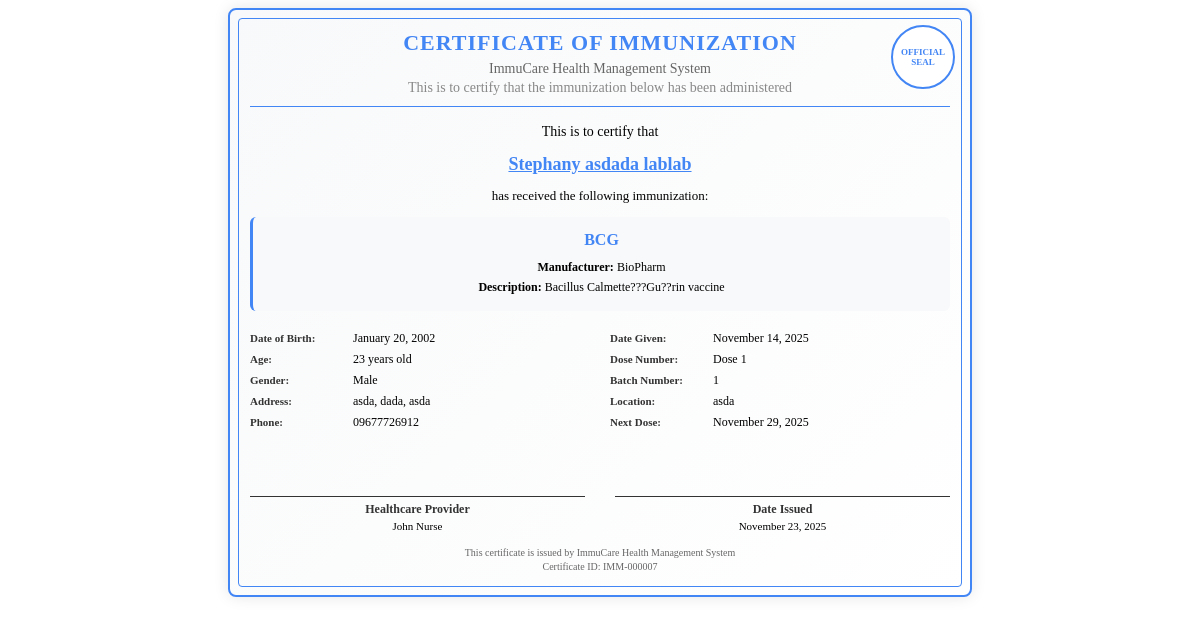
Screenshot of /get_certificate_content.php?id=7 (signed in) with the database file from the repository.
### tables this page shows
CREATE TABLE `immunizations` (
  `id` int(11) NOT NULL,
  `patient_id` int(11) NOT NULL,
  `vaccine_id` int(11) NOT NULL,
  `administered_by` int(11) NOT NULL,
  `dose_number` int(11) DEFAULT 1,
  `batch_number` varchar(50) DEFAULT NULL,
  `expiration_date` date DEFAULT NULL,
  `administered_date` datetime NOT NULL,
  `next_dose_date` date DEFAULT NULL,
  `location` varchar(100) DEFAULT NULL,
  `diagnosis` text DEFAULT NULL,
  `transaction_id` varchar(100) DEFAULT NULL,
  `transaction_number` varchar(50) DEFAULT NULL,
  `created_at` datetime NOT NULL,
  `updated_at` timestamp NOT NULL DEFAULT current_timestamp() ON UPDATE current_timestamp()
);

CREATE TABLE `patients` (
  `id` int(11) NOT NULL,
  `user_id` int(11) DEFAULT NULL,
  `first_name` varchar(50) NOT NULL,
  `middle_name` varchar(50) DEFAULT NULL,
  `last_name` varchar(50) NOT NULL,
  `date_of_birth` date NOT NULL,
  `gender` enum('male','female','other') NOT NULL,
  `blood_type` varchar(10) DEFAULT NULL COMMENT 'Patient blood type (A+, A-, B+, B-, AB+, AB-, O+, O-)',
  `purok` text NOT NULL,
  `city` varchar(100) NOT NULL,
  `province` varchar(100) NOT NULL,
  `postal_code` varchar(20) DEFAULT NULL,
  `phone_number` varchar(20) DEFAULT NULL,
  `email` varchar(255) DEFAULT NULL,
  `medical_history` text DEFAULT NULL,
  `allergies` text DEFAULT NULL,
  `diagnosis` text DEFAULT NULL COMMENT 'Patient diagnosis information',
  `created_at` datetime NOT NULL,
  `updated_at` timestamp NOT NULL DEFAULT current_timestamp() ON UPDATE current_timestamp()
);

CREATE TABLE `vaccines` (
  `id` int(11) NOT NULL,
  `name` varchar(100) NOT NULL,
  `manufacturer` varchar(100) DEFAULT NULL,
  `description` text DEFAULT NULL,
  `recommended_age` varchar(100) DEFAULT NULL,
  `doses_required` int(11) DEFAULT 1,
  `days_between_doses` int(11) DEFAULT NULL,
  `is_active` tinyint(1) DEFAULT 1,
  `created_at` datetime NOT NULL,
  `updated_at` timestamp NOT NULL DEFAULT current_timestamp() ON UPDATE current_timestamp()
);

CREATE TABLE `users` (
  `id` int(11) NOT NULL,
  `role_id` int(11) NOT NULL DEFAULT 4,
  `user_type` enum('admin','midwife','nurse','patient') NOT NULL DEFAULT 'patient',
  `name` varchar(100) NOT NULL,
  `email` varchar(100) NOT NULL,
  `phone` varchar(20) NOT NULL,
  `password` varchar(255) NOT NULL,
  `otp` varchar(6) DEFAULT NULL,
  `otp_expiry` datetime DEFAULT NULL,
  `is_active` tinyint(1) DEFAULT 1,
  `last_login` datetime NOT NULL,
  `created_at` datetime NOT NULL,
  `updated_at` timestamp NOT NULL DEFAULT current_timestamp() ON UPDATE current_timestamp()
);

### get_certificate_content.php (the view, shortened to what this page needs)
<?php
$immunization_id = (int)$_GET['id'];
$user_id = $_SESSION['user_id'];
$conn = new mysqli(DB_HOST, DB_USER, DB_PASS, DB_NAME);
$stmt = $conn->prepare("SELECT i.*, p.first_name, p.middle_name, p.last_name, p.date_of_birth, p.gender,
                        p.purok, p.city, p.province, p.phone_number, v.name as vaccine_name,
                        v.manufacturer, v.description as vaccine_description, v.recommended_age,
                        u.name as administered_by_name
                        FROM immunizations i
                        JOIN patients p ON i.patient_id = p.id
                        JOIN vaccines v ON i.vaccine_id = v.id
                        JOIN users u ON i.administered_by = u.id
                        WHERE i.id = ? AND i.administered_by = ?");
$stmt->bind_param("ii", $immunization_id, $user_id);
$stmt->execute();
$result = $stmt->get_result();
$immunization = $result->fetch_assoc();
$patient_age = date_diff(date_create($immunization['date_of_birth']), date_create('today'))->y;
?>
<div class="certificate">
    <div class="certificate-seal">
        OFFICIAL<br>SEAL
    </div>
    <div class="certificate-header">
        <div class="certificate-title">Certificate of Immunization</div>
        <div class="certificate-subtitle">ImmuCare Health Management System</div>
        <div style="font-size: 14px; color: #888;">This is to certify that the immunization below has been administered</div>
    </div>
    <div class="certificate-body">
        <p style="font-size: 14px; margin-bottom: 5px;">This is to certify that</p>
        <div class="patient-name">
            <?php echo htmlspecialchars($immunization['first_name'] . ' ' . ($immunization['middle_name'] ? $immunization['middle_name'] . ' ' : '') . $immunization['last_name']); ?>
        </div>
        <p style="margin: 10px 0;">has received the following immunization:</p>
        <div class="vaccine-info">
            <h3 style="margin: 0 0 8px 0; color: #4285f4; text-align: center; font-size: 16px;">
                <?php echo htmlspecialchars($immunization['vaccine_name']); ?>
            </h3>
            <p style="margin: 3px 0; text-align: center; font-size: 12px;">
                <strong>Manufacturer:</strong> <?php echo htmlspecialchars($immunization['manufacturer']); ?>
            </p>
            <p style="margin: 3px 0; text-align: center; font-size: 12px;">
                <strong>Description:</strong> <?php echo htmlspecialchars($immunization['vaccine_description']); ?>
            </p>
        </div>
    </div>
    <div class="certificate-details">
        <div>
            <div class="detail-item">
                <span class="detail-label">Date of Birth:</span>
                <?php echo date('F j, Y', strtotime($immunization['date_of_birth'])); ?>
            </div>
            <div class="detail-item">
                <span class="detail-label">Age:</span>
                <?php echo $patient_age; ?> years old
            </div>
            <div class="detail-item">
                <span class="detail-label">Gender:</span>
                <?php echo ucfirst($immunization['gender']); ?>
            </div>
            <div class="detail-item">
                <span class="detail-label">Address:</span>
                <?php echo htmlspecialchars($immunization['purok'] . ', ' . $immunization['city'] . ', ' . $immunization['province']); ?>
            </div>
            <div class="detail-item">
                <span class="detail-label">Phone:</span>
                <?php echo htmlspecialchars($immunization['phone_number']); ?>
            </div>
        </div>
        <div>
            <div class="detail-item">
                <span class="detail-label">Date Given:</span>
                <?php echo date('F j, Y', strtotime($immunization['administered_date'])); ?>
            </div>
            <div class="detail-item">
                <span class="detail-label">Dose Number:</span>
                Dose <?php echo $immunization['dose_number']; ?>
            </div>
            <div class="detail-item">
                <span class="detail-label">Batch Number:</span>
                <?php echo htmlspecialchars($immunization['batch_number']); ?>
            </div>
            <?php if ($immunization['location']): ?>
            <div class="detail-item">
                <span class="detail-label">Location:</span>
                <?php echo htmlspecialchars($immunization['location']); ?>
            </div>
            <?php endif; ?>
            <?php if ($immunization['next_dose_date']): ?>
            <div class="detail-item">
                <span class="detail-label">Next Dose:</span>
                <?php echo date('F j, Y', strtotime($immunization['next_dose_date'])); ?>
            </div>
            <?php endif; ?>
        </div>
    </div>
    <div class="certificate-footer">
        <div class="signature-section">
            <div class="signature-line"></div>
            <div class="signature-label">Healthcare Provider</div>
            <div style="font-size: 11px; margin-top: 3px;">
                <?php echo htmlspecialchars($immunization['administered_by_name']); ?>
            </div>
        </div>
        <div class="signature-section">
            <div class="signature-line"></div>
            <div class="signature-label">Date Issued</div>
            <div style="font-size: 11px; margin-top: 3px;">
                <?php echo date('F j, Y'); ?>
            </div>
        </div>
    </div>
    <div style="text-align: center; margin-top: 15px; font-size: 10px; color: #666;">
        <p style="margin: 3px 0;">This certificate is issued by ImmuCare Health Management System</p>
        <p style="margin: 3px 0;">Certificate ID: IMM-<?php echo str_pad($immunization['id'], 6, '0', STR_PAD_LEFT); ?></p>
    </div>
</div>

### get_certificate_content.php (style rules this page uses)
.certificate { max-width: 700px; margin: 0 auto; padding: 20px; border: 2px solid #4285f4; border-radius: 8px; background: linear-gradient(135deg, #f8f9fa 0%, #ffffff 100%); font-family: 'Times New Roman', serif; position: relative; box-shadow: 0 0 15px rgba(0,0,0,0.1); font-size: 13px; }
.certificate::before { content: ''; position: absolute; top: 8px; left: 8px; right: 8px; bottom: 8px; border: 1px solid #4285f4; border-radius: 4px; }
.certificate-header { text-align: center; margin-bottom: 15px; border-bottom: 1px solid #4285f4; padding-bottom: 10px; }
.certificate-title { font-size: 22px; font-weight: bold; color: #4285f4; margin-bottom: 5px; text-transform: uppercase; letter-spacing: 1px; }
.certificate-subtitle { font-size: 14px; color: #666; margin-bottom: 3px; }
.certificate-body { line-height: 1.4; font-size: 13px; text-align: center; margin-bottom: 20px; }
.patient-name { font-size: 18px; font-weight: bold; color: #4285f4; text-decoration: underline; margin: 10px 0; }
.vaccine-info { background-color: #f8f9fa; padding: 12px; border-radius: 6px; margin: 12px 0; border-left: 3px solid #4285f4; }
.certificate-details { display: grid; grid-template-columns: 1fr 1fr; gap: 20px; margin: 15px 0; text-align: left; font-size: 12px; }
.detail-item { margin-bottom: 6px; }
.detail-label { font-weight: bold; color: #333; display: inline-block; width: 100px; font-size: 11px; }
.certificate-footer { margin-top: 25px; display: grid; grid-template-columns: 1fr 1fr; gap: 30px; }
.signature-section { text-align: center; }
.signature-line { border-bottom: 1px solid #333; height: 35px; margin-bottom: 5px; position: relative; }
.signature-label { font-weight: bold; color: #333; font-size: 12px; }
.certificate-seal { position: absolute; top: 15px; right: 15px; width: 60px; height: 60px; border: 2px solid #4285f4; border-radius: 50%; display: flex; align-items: center; justify-content: center; font-size: 9px; font-weight: bold; color: #4285f4; text-align: center; background: white; }

### rows the page displays
immunizations: patient.last_name "Stephany asdada lablab", vaccine.name "BCG", vaccine.manufacturer "BioPharm", vaccine.description "Bacillus Calmette???Gu??rin vaccine", patient.date_of_birth "January 20, 2002", patient.date_of_birth "23", patient.gender "Male", patient.province "asda, dada, asda", patient.phone_number "09677726912", administered_date "November 14, 2025", dose_number "1", batch_number "1", location "asda", next_dose_date "November 29, 2025", administered_by.name "John Nurse", id "000007"
